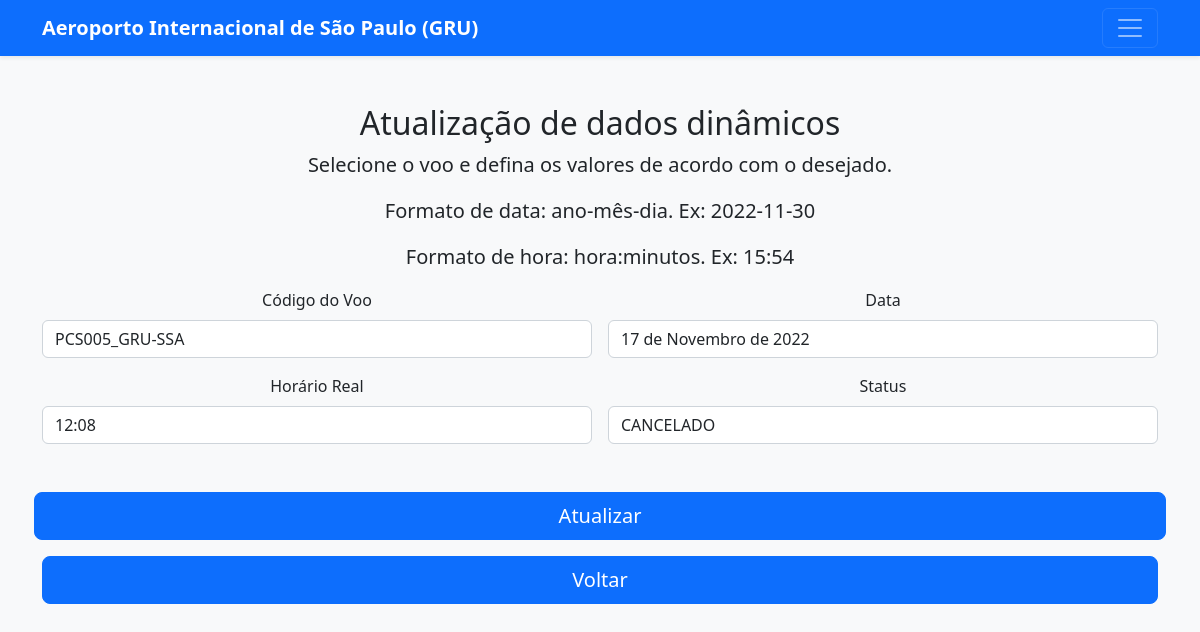
Page /dinamico/7 on the earlier database version.
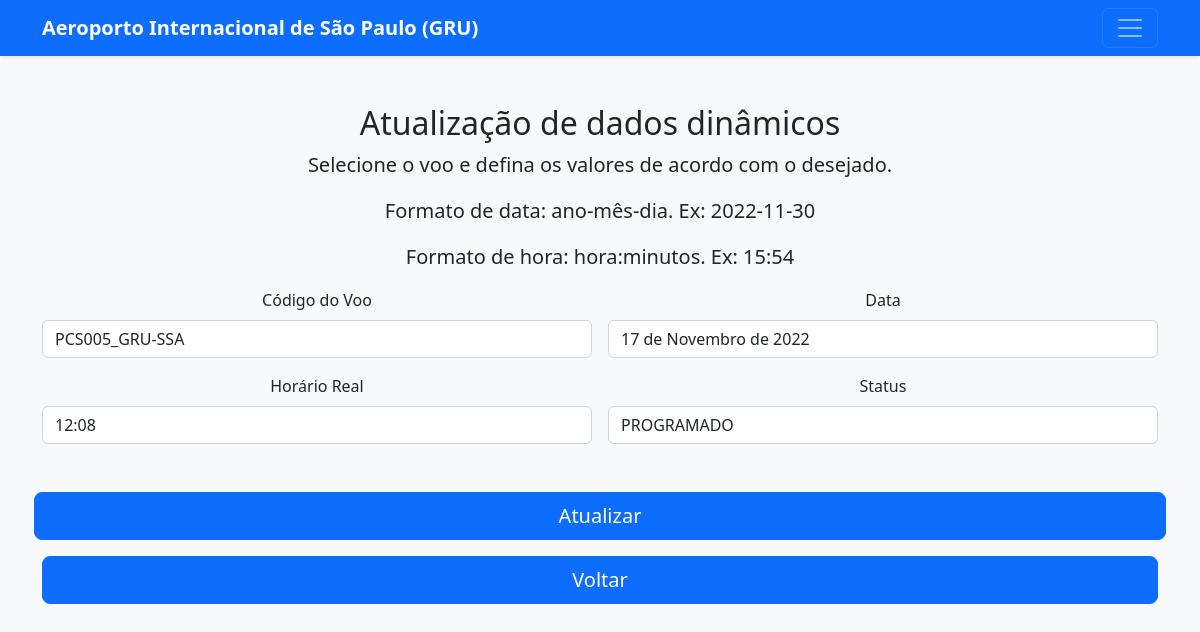
Same page on the later database version.
### book/models.py (models this page shows, shortened)
class Historico(models.Model):
    class Status(models.TextChoices):
            PREVISTO = 'PREVISTO'
            EMBARCANDO = 'EMBARCANDO'
            CANCELADO = 'CANCELADO'
            PROGRAMADO = 'PROGRAMADO'
            TAXIANDO = 'TAXIANDO'
            PRONTO = 'PRONTO'
            AUTORIZADO = 'AUTORIZADO'
            EM_VOO = 'EM_VOO'
            ATERRISSADO = 'ATERRISSADO'
    id = models.AutoField(primary_key=True)
    voo  = models.ForeignKey(Voo, on_delete=models.CASCADE)
    data = models.DateField()
    horarioReal = models.TimeField()
    status = models.CharField(choices=Status.choices, max_length=30)
    class Meta:
        db_table = 'historico'

class Voo(models.Model):
    id = models.AutoField(primary_key=True)
    codigoVoo = models.CharField(max_length=14, unique=True)
    companhia = models.CharField(max_length=20)
    origem = models.CharField(max_length=30)
    destino = models.CharField(max_length=30)
    horarioProgramado = models.TimeField()
    class Meta:
        db_table = 'voo'
    def __str__(self):
        return f'{self.codigoVoo}'

### book/views.py (the view)
# urls.py: path('dinamico/<int:id>', views.dinamico, name="dinamico"),
def dinamico(request, id):
    formD = Historico.objects.get(voo_id = id)
    return render(request, "dinamico.html", {"formD": formD})

### template/dinamico.html (shortened to what this page needs)
<!DOCTYPE html>
<html>
<head>
    <link href="../static/atualizar.css" rel="stylesheet">
    <link href="../static/css/bootstrap.min.css" rel="stylesheet">
    <link href="../static/js/form-validation.js" rel="stylesheet">
</head>
<body class="bg-light">
    <header>
        <div class="navbar navbar-dark bg-primary shadow-sm">
            <div class="container">
                <a href="#" class="navbar-brand d-flex align-items-center">
                    <strong>Aeroporto Internacional de São Paulo (GRU)</strong>
                </a>
                <button class="navbar-toggler" type="button" data-bs-toggle="collapse" data-bs-target="#navbarHeader"
                    aria-controls="navbarHeader" aria-expanded="false" aria-label="Toggle navigation">
                    <span class="navbar-toggler-icon"></span>
                </button>
            </div>
        </div>
    </header>
    <div class="container">
        <main>
            <div class="py-5 text-center">
                <h2>Atualização de dados dinâmicos</h2>
                <p class="lead">Selecione o voo e defina os valores de acordo com o desejado. </p>
                <p class="lead">Formato de data: ano-mês-dia. Ex: 2022-11-30 </p>
                <p class="lead">Formato de hora: hora:minutos. Ex: 15:54 </p>
                <form class="needs-validation" method="post" action={% url 'posDinamico' formD.id%}>
                    <div class="row g-3">
                        <div class="col-sm-6">
                            <label class="form-label">Código do Voo</label>
                            <div class="input-group has-validation">
                                <input readonly="readonly" type="text" class="form-control" value="{{formD.voo}}" name="dinaVoo"
                                    placeholder="Ex: PCS" required>
                            </div>
                        </div>
                        <div class="col-sm-6">
                            <label class="form-label">Data</label>
                            <div class="input-group has-validation">
                                <input type="text" class="form-control" value="{{formD.data}}" name="dinaData" required pattern="^([1-2][0-9][0-9][0-9]-[0-1][0-9]-[0-3][0-9])$">
                            </div>
                        </div>
                        <div class="col-sm-6">
                            <label class="form-label">Horário Real</label>
                            <div class="input-group has-validation">
                                <input type="text" class="form-control" value="{{formD.horarioReal}}" name="dinaHorario"
                                    placeholder="Ex: PCS" required>
                            </div>
                        </div>
                        <div class="col-sm-6">
                            <label class="form-label">Status</label>
                            <div class="input-group has-validation">
                                <select type="text" class="form-control" name="dinaStatus">
                                    <option value="{{formD.status}}">{{formD.status}}</option>
                                </select>
                            </div>
                        </div>
                        <input class="w-100 btn btn-primary btn-lg" type="submit" value="Atualizar">
                    </div>
                </form>
                <button class="w-100 btn btn-primary btn-lg" onclick="redireciona()" type="button"
                    id="cancelar">Voltar</button>
            </div>
    </div>
</body>
</html>

Differences in the rows shown:
changed Historico "PCS005_GRU-SSA": dinaStatus "CANCELADO" → "PROGRAMADO"
